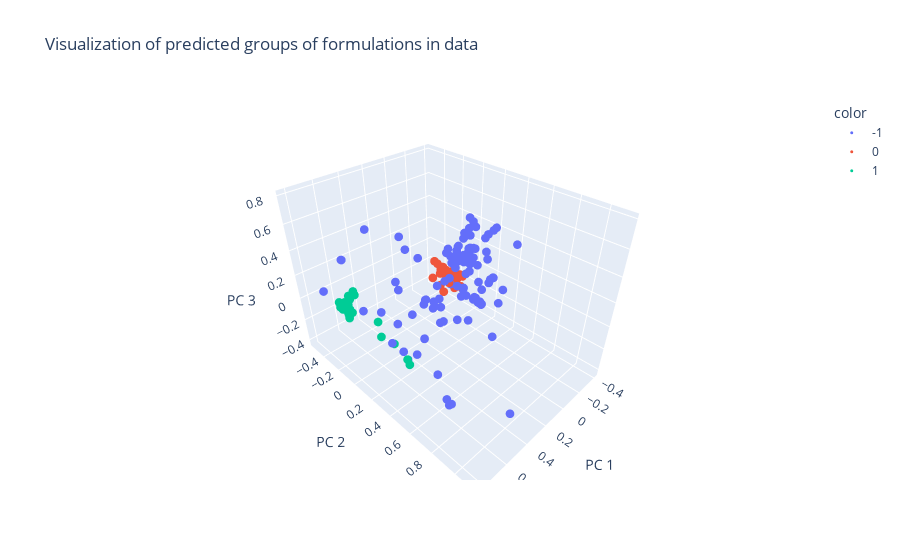

Notebook source saved alongside this figure:
### Markdown cell above
#### c. A clustering test of your choice (unsupervised learning), to determine the distinctive number of formulations present in the dataset.

### Code cell
#using PCA to visualize the labels from GMM model
pca = PCA()
Xt = pca.fit_transform(q1_norm)
from sklearn.cluster import OPTICS
gm = OPTICS(min_samples=20).fit(q1_norm).labels_

fig = px.scatter_3d(
    Xt, x=0, y=1, z=2,
    color=list(map(str,gm)),
    labels={'0': 'PC 1', '1': 'PC 2', '2': 'PC 3'}, title='Visualization of predicted groups of formulations in data'
)
fig.update_traces(marker_size = 3)
fig.show()
